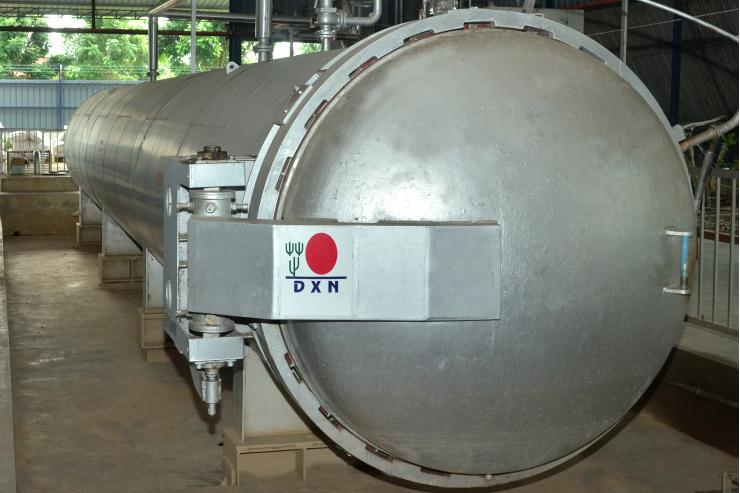
#> input picture dxn/fuentes/reel11_proceso_real/fotos_oficiales_dxn/03_014.jpg, 740 x 493 px, given in place of dxn-logo.png, which was not available
$ python agua_intro.py ../fuentes/reel11_proceso_real/fotos_oficiales_dxn/03_014.jpg ../fuentes/reel11_proceso_real/fotos_oficiales_dxn/04_001_1.jpg out.png
#> lines starting #> are read from the running program, lines starting #| are printed output that depends on the picture; after the words box and inside, x2 and y2 are one past the last pixel; in counts of white or black regions, pixels touching at a corner belong together
### dxn/scripts/motion.py
"""Motion toolkit for DXN reels: easing with overshoot, staggered entrances,
3-layer parallax, constant idle micro-motion and an energy-saber slash."""
import math, subprocess
from PIL import Image, ImageDraw, ImageFont, ImageFilter, ImageEnhance

W, H, FPS = 1080, 1920, 30
F = '/usr/share/fonts/opentype/inter/'
def font(name, size): return ImageFont.truetype(F + name, size)

# ---------- easing ----------
def clamp(x, a=0.0, b=1.0): return max(a, min(b, x))
def ease_out_back(t, s=1.4):
    t = clamp(t) - 1
    return t * t * ((s + 1) * t + s) + 1
def ease_in_cubic(t): t = clamp(t); return t * t * t
def ease_out_cubic(t): t = clamp(t) - 1; return t * t * t + 1
def ease_in_out_sine(t): t = clamp(t); return -(math.cos(math.pi * t) - 1) / 2

def entrance(t, start, dur=0.45):
    """0..1 progress (with overshoot) for an element entering at `start`."""
    return ease_out_back((t - start) / dur) if t >= start else 0.0

def exit_(t, end, dur=0.25):
    """1..0 opacity factor for an element leaving at `end`."""
    return 1.0 - ease_in_cubic((t - (end - dur)) / dur) if t > end - dur else 1.0

# [55 lines left out: functions idle, chroma_cut, cover, place, parallax_frame, not called in this run]

# ---------- particles ----------
class Embers:
    """Warm floating light particles, always moving (micro-motion)."""
    def __init__(self, n=40, seed=7):
        import random; r = random.Random(seed)
        self.p = [(r.uniform(0, W), r.uniform(0, H), r.uniform(1.5, 4.5), r.uniform(20, 60), r.uniform(0, 6.28)) for _ in range(n)]
    # [43 lines left out: functions draw, saber_slash, not called in this run]

# ---------- text with easing ----------
def text_layer(txt, f, fill=(255, 255, 255), stroke=6, sf=(0, 0, 0), pill=None, pad=(46, 22)):
    lines = txt.split('\n'); d0 = ImageDraw.Draw(Image.new('RGB', (1, 1)))
    lh = int(f.size * 1.15); w = int(max(d0.textlength(l, font=f) for l in lines)); h = lh * len(lines)
    pw, ph = (pad if pill else (stroke * 2, stroke * 2))
    im = Image.new('RGBA', (w + pw * 2, h + ph * 2), (0, 0, 0, 0)); d = ImageDraw.Draw(im)
    if pill: d.rounded_rectangle((0, 0, im.width - 1, im.height - 1), radius=min(60, im.height // 2), fill=pill)
    for i, l in enumerate(lines):
        lw = d.textlength(l, font=f)
        d.text(((im.width - lw) / 2, ph + i * lh), l, font=f, fill=fill, stroke_width=0 if pill else stroke, stroke_fill=sf)
    return im

# [7 lines left out: function animate_in, not called in this run]

# --- Colocación de texto sin tapar caras ---
_FACE = None
# [8 lines left out: function face_boxes, not called in this run]
ZONES = [(160, 620), (1180, 1620), (620, 1180)]  # arriba, abajo (sobre subtítulos), centro
# [9 lines left out: function safe_zone, not called in this run]

### dxn/scripts/agua_intro.py
import sys, json, subprocess, math
sys.path.insert(0, '/tmp/claude-0/-home-user-Pek-Ss-boutique/f5892703-9636-54fe-89dd-0efcb8a15e5f/scripts')
from motion import *
R = '/tmp/claude-0/-home-user-Pek-Ss-boutique/f5892703-9636-54fe-89dd-0efcb8a15e5f/'; B = R + 'agua/'
T = 10.75; T2 = 4.0
grad = Image.new('RGBA', (W, H)); d = ImageDraw.Draw(grad)
#> after `grad = Image.new('RGBA', (W, H))`: grad: PIL image 1080x1920 RGBA; every value is 0
for y in range(H): d.line((0, y, W, y), fill=(int(6 + 10 * y / H), int(60 + 50 * y / H), int(120 + 60 * y / H), 255))
emb = Embers(45, seed=4)
FX = 540
def body_mask():
    m = Image.new('L', (W, H), 0); d = ImageDraw.Draw(m); s = 0.95; cy = 800
#> after `m = Image.new('L', (W, H), 0)`: m: PIL image 1080x1920 L; every value is 0
    def R_(x0, y0, x1, y1, r): d.rounded_rectangle((FX + x0 * s, cy + y0 * s, FX + x1 * s, cy + y1 * s), int(r * s), fill=255)
    d.ellipse((FX - 85 * s, cy - 190 * s, FX + 85 * s, cy - 10 * s), fill=255); R_(-30, -20, 30, 30, 5); R_(-120, 20, 120, 450, 60)
    R_(-178, 35, -128, 450, 25); R_(128, 35, 178, 450, 25); R_(-110, 410, -12, 900, 40); R_(12, 410, 110, 900, 40)
    return m
BODY = body_mask(); EDGE = BODY.filter(ImageFilter.FIND_EDGES).filter(ImageFilter.MaxFilter(5))
#> after `BODY = body_mask()`:
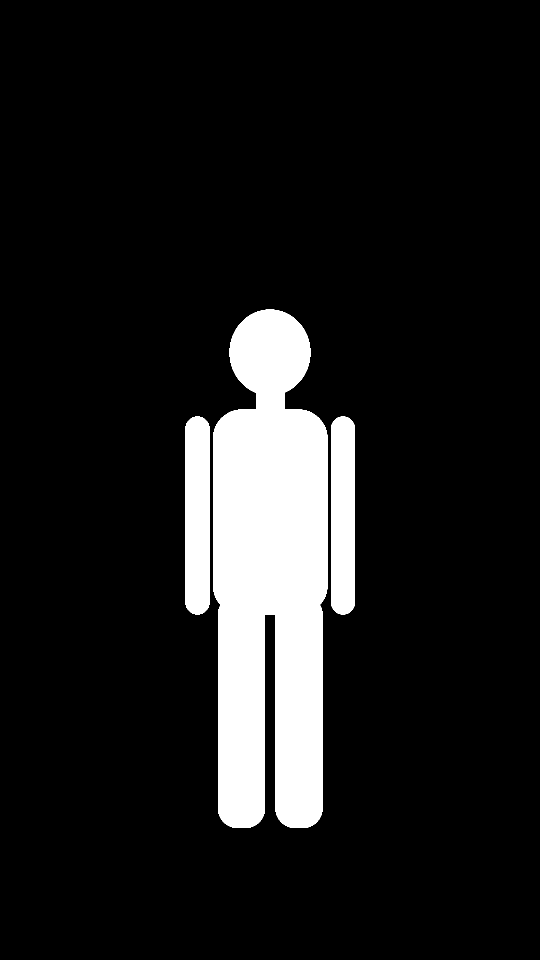
#> BODY: PIL image 1080x1920 L (shown at 1/2 size); 11.2% white; 3 white regions, box (x1, y1, x2, y2) and area: (426, 619, 655, 1656) 194196, (371, 833, 419, 1229) 18508, (662, 833, 710, 1229) 18508
#> after `EDGE = BODY.filter(ImageFilter.FIND_EDGES).filter(ImageFilter.MaxFilte`:
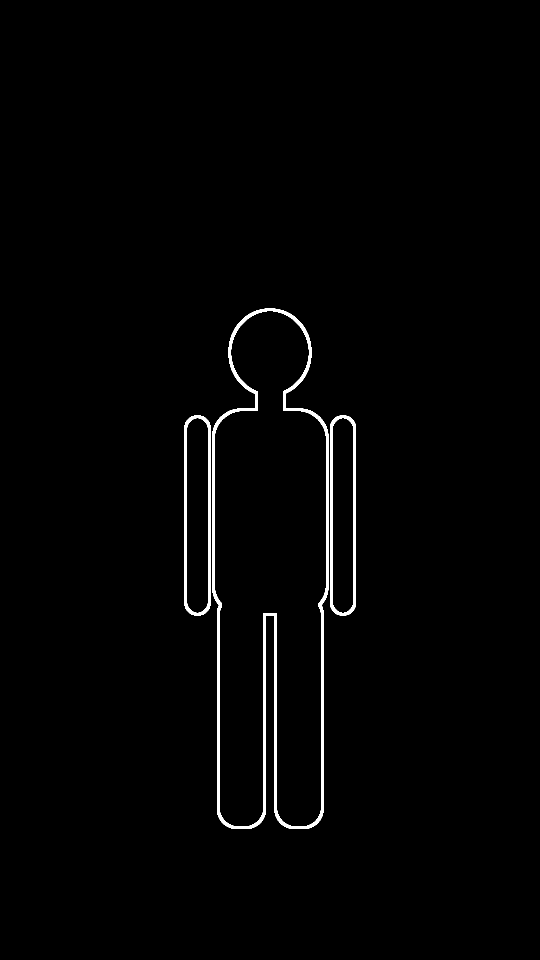
#> EDGE: PIL image 1080x1920 L (shown at 1/2 size); 1.3% white; 3 white regions, box (x1, y1, x2, y2) and area: (424, 617, 657, 1658) 18056, (369, 831, 421, 1231) 4420, (660, 831, 712, 1231) 4420
s, cy = 0.95, 800
BONES = [(FX - 61 * s, cy + 440 * s, FX - 61 * s, cy + 870 * s), (FX + 61 * s, cy + 440 * s, FX + 61 * s, cy + 870 * s), (FX - 153 * s, cy + 60 * s, FX - 153 * s, cy + 420 * s),
         (FX + 153 * s, cy + 60 * s, FX + 153 * s, cy + 420 * s), (FX, cy + 30 * s, FX, cy + 410 * s)]
for i in range(5): BONES.append((FX - 70 * s, cy + (90 + 45 * i) * s, FX + 70 * s, cy + (90 + 45 * i) * s))
fH = font('Inter-ExtraBold.otf', 120); fB = font('Inter-ExtraBold.otf', 84); fBig = font('Inter-ExtraBold.otf', 230); fS = font('Inter-Bold.otf', 42); fT = font('Inter-Medium.otf', 28)
AQUA = (120, 220, 255); BLUE = (10, 110, 200, 235); RED = (200, 30, 60, 235)
def splash(p): i = int(1 + clamp(p) * 236); return Image.open(f'{B}fr/splash/{i:04d}.jpg').convert('RGBA')
L = [(0.05, T2, text_layer('TUS HUESOS SON', font('Inter-ExtraBold.otf', 66), stroke=7), 110), (2.2, T2, text_layer('31%', fBig, fill=AQUA, stroke=12), 190), (2.9, T2, text_layer('AGUA', fH, stroke=8), 430),
     (0.3, T2, text_layer('Fuente: USGS · Mitchell et al., 1945', fT, pill=(0, 0, 0, 140), pad=(20, 8)), 1640),
     (4.3, T, text_layer('Y eso no es lo más sorprendente...', fS, pill=(10, 60, 110, 230)), 300),
     (6.7, T, text_layer('QUÉDATE\nAL FINAL', fH, fill=AQUA, stroke=10), 420), (8.5, T, text_layer('El dato final casi nadie lo sabe', fS, pill=RED), 800)]
#> in text_layer, `im = Image.new('RGBA', (w + pw * 2, h + ph * 2), (0, 0, 0, 0))`: im: PIL image 614x103 RGBA; every value is 0
#> the loop in text_layer, `for i, l in enumerate(lines):` made 1 pass
#> lw on pass 1: 586
#> in text_layer (call 2), `im = Image.new('RGBA', (w + pw * 2, h + ph * 2), (0, 0, 0, 0))`: im: PIL image 537x312 RGBA; every value is 0
#> the loop in text_layer (call 2), `for i, l in enumerate(lines):` made 1 pass
#> (l, lw) on pass 1: ('31%', 489.3)
#> in text_layer (call 3), `im = Image.new('RGBA', (w + pw * 2, h + ph * 2), (0, 0, 0, 0))`: im: PIL image 386x170 RGBA; every value is 0
#> in text_layer (call 4), `im = Image.new('RGBA', (w + pw * 2, h + ph * 2), (0, 0, 0, 0))`: im: PIL image 506x48 RGBA; every value is 0
#> in text_layer (call 5), `im = Image.new('RGBA', (w + pw * 2, h + ph * 2), (0, 0, 0, 0))`: im: PIL image 800x92 RGBA; every value is 0
#> in text_layer (call 6), `im = Image.new('RGBA', (w + pw * 2, h + ph * 2), (0, 0, 0, 0))`: im: PIL image 611x316 RGBA; every value is 0
#> in text_layer (call 7), `im = Image.new('RGBA', (w + pw * 2, h + ph * 2), (0, 0, 0, 0))`: im: PIL image 704x92 RGBA; every value is 0
logo = Image.open(R + 'clip/dxn-logo.png').convert('RGBA').resize((120, 116), Image.LANCZOS)
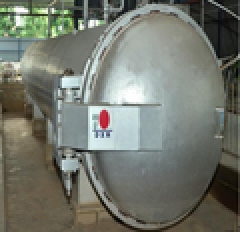
#> logo: PIL image 120x116 RGBA (shown 2 times larger); mean R, G, B, A 115.6, 119.5, 109.3, 255
lb = Image.new('RGBA', (140, 136)); m = Image.new('L', (140, 136), 0); ImageDraw.Draw(m).rounded_rectangle((0, 0, 139, 135), 22, fill=230); lb.paste((255, 255, 255, 255), (0, 0), m); lb.alpha_composite(logo, (10, 10))
#> after `lb = Image.new('RGBA', (140, 136))`: lb: PIL image 140x136 RGBA; every value is 0
#> after `m = Image.new('L', (140, 136), 0)`: m: PIL image 140x136 L; every value is 0
#> after `ImageDraw.Draw(m).rounded_rectangle((0, 0, 139, 135), 22, fill=230)`:
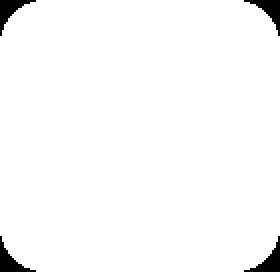
#> m: PIL image 140x136 L (shown 2 times larger); values 0 (black) and 230 (white), 97.7% white; 4 black regions, box (x1, y1, x2, y2) and area: (0, 0, 18, 18) 111, (122, 0, 140, 18) 111, (0, 118, 18, 136) 111, (122, 118, 140, 136) 111
#> after `lb.alpha_composite(logo, (10, 10))`:
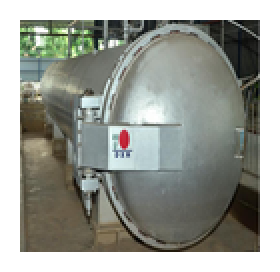
#> lb: PIL image 140x136 RGBA (shown 2 times larger); mean R, G, B, A 147.1, 150, 142.6, 242.9; transparent parts drawn white
CAPS = [(0.0, 1.9, '¿SABÍAS QUE TUS HUESOS'), (1.9, 3.8, 'SON 31% AGUA?'), (4.35, 5.3, 'Y ESO NO ES LO MÁS'), (5.3, 6.4, 'SORPRENDENTE.'), (6.73, 8.3, 'QUÉDATE AL FINAL,'),
        (8.3, 9.3, 'PORQUE TE TENGO UN DATO'), (9.3, T, 'QUE CASI NADIE SABE.')]
KEY = {'HUESOS', '31%', 'AGUA?', 'SORPRENDENTE.', 'FINAL,', 'DATO', 'NADIE'}
fC = font('Inter-ExtraBold.otf', 62)
def compose(t):
    if t < T2:
        fr = grad.copy(); emb.draw(fr, t, color=(200, 240, 255), alpha=0.6)
        lvl = cy + 900 * s - (1100 * s) * 0.6 * ease_out_cubic(clamp(t / 1.2))
        water = Image.new('RGBA', (W, H)); wd = ImageDraw.Draw(water)
        wd.polygon([(x, lvl + 10 * math.sin(x / 40 + t * 4)) for x in range(0, W + 10, 10)] + [(W, H), (0, H)], fill=(70, 190, 255, 200))
        fr.alpha_composite(Image.composite(Image.new('RGBA', (W, H), (255, 255, 255, 45)), Image.new('RGBA', (W, H)), BODY))
        fr.alpha_composite(Image.composite(water, Image.new('RGBA', (W, H)), BODY))
        fr.alpha_composite(Image.composite(Image.new('RGBA', (W, H), (255, 255, 255, 230)), Image.new('RGBA', (W, H)), EDGE))
        ov = Image.new('RGBA', (W, H)); od = ImageDraw.Draw(ov); pul = 0.5 + 0.5 * math.sin(t * 7); k = clamp(t / 0.4)
        for bx in BONES: od.line(bx, fill=(255, 230, 90, int(k * (200 + 55 * pul))), width=16)
        fr.alpha_composite(ov.filter(ImageFilter.GaussianBlur(2)))
    else:
        fr = splash((t - T2) / (T - T2) * 0.6)
        if t < T2 + 0.1: fr = Image.blend(fr, Image.new('RGBA', (W, H), (230, 250, 255, 255)), 0.5 * (1 - (t - T2) / 0.1))
    for i, (s_, e, ly, y) in enumerate(L): animate_in(fr, ly, t, s_, W / 2, y + ly.height / 2, end=e if e < T else None, seed=i * 0.8)
    dd = ImageDraw.Draw(fr)
    for a, b, txt in CAPS:
        if a <= t < b:
            ws = txt.split(); wd_ = [dd.textlength(w + ' ', font=fC) for w in ws]; x = (W - sum(wd_)) / 2; k = entrance(t, a, 0.25)
            for w, ww in zip(ws, wd_): dd.text((x, 1700 + 30 * (1 - k)), w, font=fC, fill=(120, 220, 255) if w in KEY else (255, 255, 255), stroke_width=6, stroke_fill=(0, 0, 0)); x += ww
    fr.alpha_composite(lb, (W - 170, 40)); return fr
if sys.argv[1] == 'preview':
    ts = [float(x) for x in sys.argv[2].split(',')]; ims = [compose(t).convert('RGB').resize((216, 384)) for t in ts]
    c = Image.new('RGB', (216 * len(ims), 384)); [c.paste(im, (i * 216, 0)) for i, im in enumerate(ims)]; c.save(sys.argv[3]); sys.exit()
out = sys.argv[1]
#> (the run stopped early here; a loop or call above may not have finished)

$ run again, on dxn/fuentes/reel11_proceso_real/fotos_oficiales_dxn/04_001_1.jpg
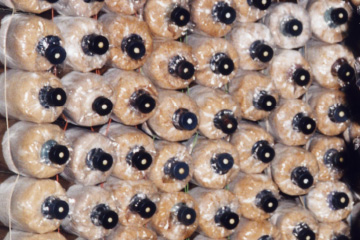
#> input picture dxn/fuentes/reel11_proceso_real/fotos_oficiales_dxn/04_001_1.jpg, 360 x 240 px, given in place of dxn-logo.png, which was not available
#> grad: PIL image 1080x1920 RGBA; every value is 0
#> BODY: PIL image 1080x1920 L; 11.2% white; 3 white regions, box (x1, y1, x2, y2) and area: (426, 619, 655, 1656) 194196, (371, 833, 419, 1229) 18508, (662, 833, 710, 1229) 18508
#> EDGE: PIL image 1080x1920 L; 1.3% white; 3 white regions, box (x1, y1, x2, y2) and area: (424, 617, 657, 1658) 18056, (369, 831, 421, 1231) 4420, (660, 831, 712, 1231) 4420
#> im: PIL image 614x103 RGBA; every value is 0
#> the loop in text_layer, `for i, l in enumerate(lines):` made 1 pass
#> lw on pass 1: 586
#> im: PIL image 537x312 RGBA; every value is 0
#> the loop in text_layer (call 2), `for i, l in enumerate(lines):` made 1 pass
#> (l, lw) on pass 1: ('31%', 489.3)
#> im: PIL image 386x170 RGBA; every value is 0
#> im: PIL image 506x48 RGBA; every value is 0
#> im: PIL image 800x92 RGBA; every value is 0
#> im: PIL image 611x316 RGBA; every value is 0
#> im: PIL image 704x92 RGBA; every value is 0
#> `logo = Image.open(R + 'clip/dxn-logo.png').convert('RGBA').resize((120..`:
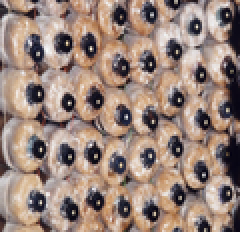
#> logo: PIL image 120x116 RGBA (shown 2 times larger); mean R, G, B, A 153.3, 132.3, 122.4, 255
#> lb: PIL image 140x136 RGBA; every value is 0
#> `lb.alpha_composite(logo, (10, 10))`:
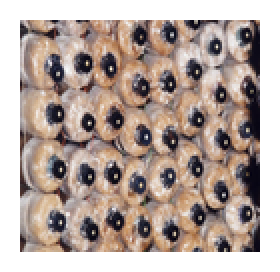
#> lb: PIL image 140x136 RGBA (shown 2 times larger); mean R, G, B, A 174.7, 159.3, 152.1, 242.9; transparent parts drawn white
